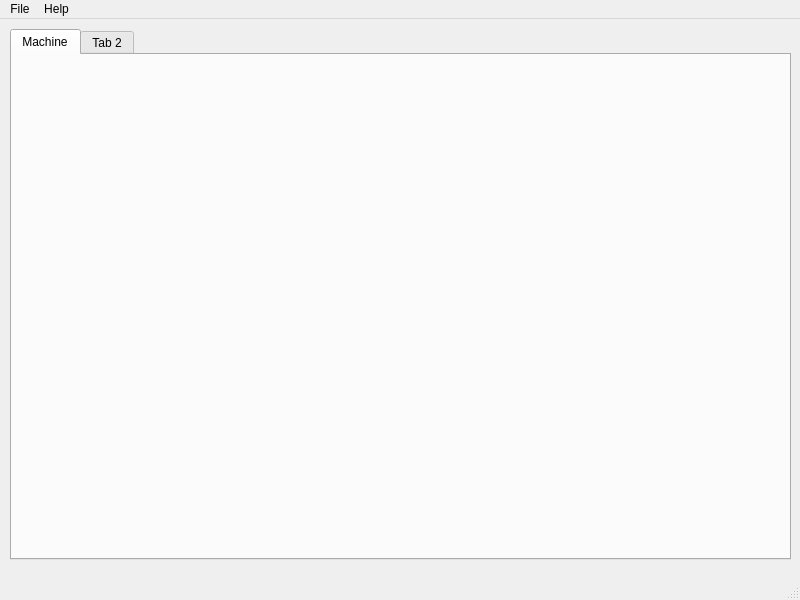
<?xml version="1.0" encoding="UTF-8"?>
<ui version="4.0">
 <class>MainWindow</class>
 <widget class="QMainWindow" name="MainWindow">
  <property name="geometry">
   <rect>
    <x>0</x>
    <y>0</y>
    <width>800</width>
    <height>600</height>
   </rect>
  </property>
  <property name="windowTitle">
   <string>MainWindow</string>
  </property>
  <widget class="QWidget" name="centralwidget">
   <widget class="QTabWidget" name="tabWidget">
    <property name="geometry">
     <rect>
      <x>10</x>
      <y>10</y>
      <width>781</width>
      <height>531</height>
     </rect>
    </property>
    <property name="currentIndex">
     <number>0</number>
    </property>
    <widget class="QWidget" name="machineTab">
     <attribute name="title">
      <string>Machine</string>
     </attribute>
    </widget>
    <widget class="QWidget" name="tab_1">
     <attribute name="title">
      <string>Tab 2</string>
     </attribute>
    </widget>
   </widget>
  </widget>
  <widget class="QMenuBar" name="menubar">
   <property name="geometry">
    <rect>
     <x>0</x>
     <y>0</y>
     <width>800</width>
     <height>20</height>
    </rect>
   </property>
   <widget class="QMenu" name="menuFile">
    <property name="title">
     <string>File</string>
    </property>
    <addaction name="actionNew"/>
    <addaction name="actionOpen"/>
    <addaction name="actionCheck"/>
    <addaction name="actionBuild"/>
    <addaction name="separator"/>
    <addaction name="actionExit"/>
   </widget>
   <widget class="QMenu" name="menuHelp">
    <property name="title">
     <string>Help</string>
    </property>
    <addaction name="actionGeneralHelp"/>
    <addaction name="actionTabHelp"/>
    <addaction name="actionAbout"/>
   </widget>
   <addaction name="menuFile"/>
   <addaction name="menuHelp"/>
  </widget>
  <widget class="QStatusBar" name="statusbar"/>
  <action name="actionNew">
   <property name="text">
    <string>New</string>
   </property>
  </action>
  <action name="actionOpen">
   <property name="text">
    <string>Open</string>
   </property>
  </action>
  <action name="actionCheck">
   <property name="text">
    <string>Check</string>
   </property>
  </action>
  <action name="actionBuild">
   <property name="text">
    <string>Build</string>
   </property>
  </action>
  <action name="actionExit">
   <property name="text">
    <string>Exit</string>
   </property>
  </action>
  <action name="actionGeneralHelp">
   <property name="text">
    <string>General Help</string>
   </property>
  </action>
  <action name="actionTabHelp">
   <property name="text">
    <string>Tab Help</string>
   </property>
   <property name="shortcut">
    <string>F1</string>
   </property>
  </action>
  <action name="actionAbout">
   <property name="text">
    <string>About</string>
   </property>
  </action>
 </widget>
 <resources/>
 <connections/>
</ui>
